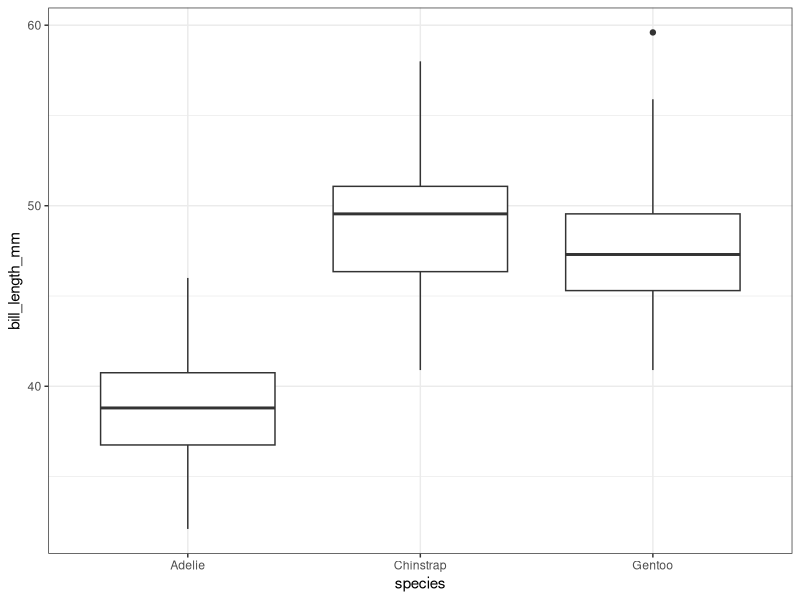

Write R code to recreate this figure.
penguins <- palmerpenguins::penguins

library(ggplot2)
penguins |> 
  ggplot(aes(x=species,y=bill_length_mm))+
  geom_boxplot()+
  theme_bw()
